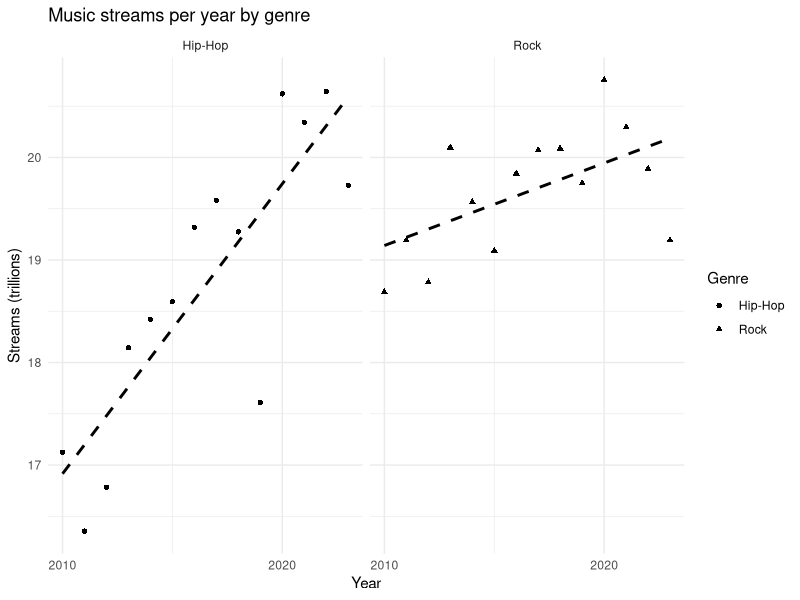

Here is the R script that generated this plot:
## ---- chunk 1
#| message: false
#| label: tbl-table1
#| tbl-cap: "R object name: `table1`"

library(tidyverse)
library(knitr)
library(kableExtra)
library(broom)

table1 <- tibble(
  artist = c(
    "Taylor Swift", "Drake", "Adele",
    "Radiohead", "The Smile"
  ),
  song = c(
    "Blank Space", "Hotline Bling", "Easy On Me",
    "The National Anthem", "Thin Thing"
  ),
  star_rating = c(2, 3, 4, 5, 5)
)

kable(table1)
## ---- chunk 2
#| label: tbl-table2
#| tbl-cap: "R object name: `table2`"


table2 <- tibble(
  artist = c(
    "Taylor Swift", "Drake", "Adele",
    "Radiohead", "The Smile"
  ),
  lead_performer = c(
    "Taylor Swift", "Drake", "Adele",
    "Thom Yorke", "Thom Yorke"
  ),
  genre = c("Pop", "Hip-Hop", "Pop", "Rock", "Rock")
)

kable(table2)
## ---- chunk 3
#| label: tbl-table3
#| tbl-cap: "R object name: `table3`"

table3 <- tibble(
  artist = c("Taylor Swift", "Drake", "Adele"),
  song = c("Blank Space", "Hotline Bling", "Easy On Me"),
  streams_2015 = c(500, 700, NA),
  streams_2024 = c(600, 900, 1000)
)

kable(table3)
## ---- chunk 4
#| label: tbl-table4
#| tbl-cap: "R object name: `table4`"

table4 <- tibble(
  lead_performer = c(
    "Taylor Swift", "Drake", "Adele", "Thom Yorke"
  ),
  birth_country = c(
    "United States", "Canada", "England", "England"
  )
)

kable(table4)
## ---- chunk 5
#| label: tbl-table5
#| tbl-cap: "R object name: `table5`"

table5 <- tibble(
  id = c(13, "Drizzy", 1988, 15),
  mUSICAL_aRTIST = c(
    "TSwift", "Drake (Aubrey Drake Graham)",
    "Adele (born 1988)",
    "Radiohead and also The Smile"
  ),
  BILLBOARDno1YEARSsince2018 = list(
    c(2020, 2022, 2023, 2024),
    c(2018, 2020),
    c(2021),
    "No number one hits"
  ),
  gEnRe = c("pop", "hip-Hop", "Pop", "Rock'n'roll")
)

kable(table5) |>
  kable_styling(bootstrap_options = "striped") |>
  row_spec(2, background = "#fde725") |>
  row_spec(3, background = "#a0da39") |>
  row_spec(4, background = "#4ac16d")
## ---- chunk 6
#| label: tbl-table6
#| tbl-cap: "R object name: `table6`"


table6 <- tibble(
  song = c(
    "Blank Space", "Hotline Bling", "Easy On Me",
    "The National Anthem", "Thin Thing"
  ),
  minutes = c(3, 4, 3, 5, 4),
  seconds = c(51, 27, 44, 51, 30)
)

kable(table6)
## ---- chunk 7
table2 |>
  left_join(table1, by = "artist")
## ---- chunk 8
#| echo: true
#| eval: true

table3 |>
  pivot_longer(
    cols = starts_with("streams_"),
    names_to = "year",
    names_prefix = "streams_",
    names_transform = as.integer,
    values_to = "streams"
  )
## ---- chunk 9
table1 |>
  left_join(table2 |> select(artist, lead_performer), by = "artist") |>
  left_join(table4, by = "lead_performer") |>
  filter(birth_country == "England")
## ---- chunk 10
#| eval: true
#| echo: true

table1 |>
  inner_join(table3, by = c("artist", "song"))
## ---- chunk 11
#| eval: true
#| echo: true

table1 |>
  semi_join(table3, by = c("artist", "song"))
## ---- chunk 12
table1 |>
  left_join(table6, by = "song") |>
  mutate(
    length = minutes * 60 + seconds,
    long_song = if_else(length > 240, TRUE, FALSE)
  ) |>
  select(artist, song, length, long_song)
## ---- chunk 13
#| eval: true

artists <- tibble(
  artist_id = 1:5,
  artist = c(
    "Taylor Swift", "Drake", "Adele",
    "Radiohead", "The Smile"
  )
)

artists

performers <- tibble(
  performer_id = 1:4,
  lead_performer = c("Taylor Swift", "Drake", "Adele", "Thom Yorke")
)

performers

genres <- tibble(
  genre_id = 1:3,
  genre = c("Pop", "Hip-Hop", "Rock")
)

genres

artist_lead <- tibble(
  artist_id = 1:5,
  performer_id = c(1, 2, 3, 4, 4)
)

artist_lead

artist_genre <- tibble(
  artist_id = 1:5,
  genre_id = c(1, 2, 1, 3, 3)
)

artist_genre
## ---- chunk 14
#| message: false
#| echo: false

set.seed(1)

years <- 2010:2023

streaming_data <- tibble(
  year = rep(years, 2),
  genre = rep(c("Rock", "Hip-Hop"), each = length(years)),
  streams = case_when(
    genre == "Rock" ~ pmax(13, 18 + 0.1 * (year - 2000) +
      rnorm(length(years), 0, 0.5)),
    genre == "Hip-Hop" ~ pmax(8, 12 + 0.4 * (year - 2000) +
      rnorm(length(years), 0, 1))
  )
)

streaming_data |>
  ggplot(aes(year, streams)) +
  geom_point(aes(shape = genre)) +
  geom_smooth(
    method = "lm",
    se = FALSE,
    linetype = "dashed",
    color = "black"
  ) +
  facet_wrap(~genre) +
  labs(
    x = "Year", y = "Streams (trillions)",
    title = "Music streams per year by genre",
    shape = "Genre"
  ) +
  # reduce x axis labels
  scale_x_continuous(breaks = seq(2010, 2023, 10)) +
  scale_color_viridis_d() +
  theme_minimal()
## ---- chunk 15
#| echo: false
streaming_data %>%
  filter(genre == "Hip-Hop") %>%
  lm(streams ~ year, data = .) %>%
  tidy()
## ---- chunk 16
#| echo: false
streaming_data %>%
  filter(genre == "Rock") %>%
  lm(streams ~ year, data = .) %>%
  tidy()
